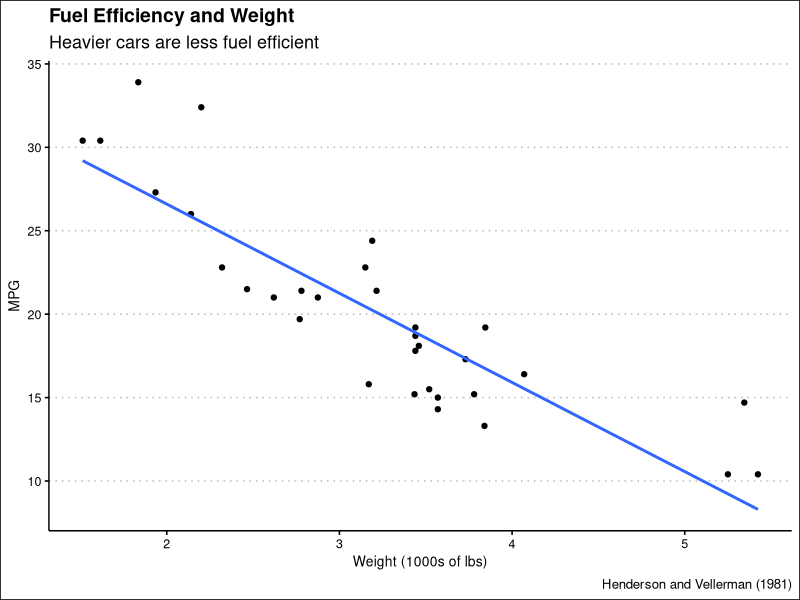

Reproduce this figure in R.
## ---- chunk 1
knitr::opts_chunk$set(echo = FALSE)
library(tidyverse)
library(ggthemes)

## ---- chunk 2
mtcars |>
select(mpg, wt) |>
ggplot(mapping = aes(x = wt, y = mpg)) +
geom_point() +
geom_smooth(method = "lm", formula = y~x, se = FALSE) +
theme_clean() +
labs(title = "Fuel Efficiency and Weight",
subtitle = "Heavier cars are less fuel efficient", 
x = "Weight (1000s of lbs)",
y = "MPG",
caption = "Henderson and Vellerman (1981)")
